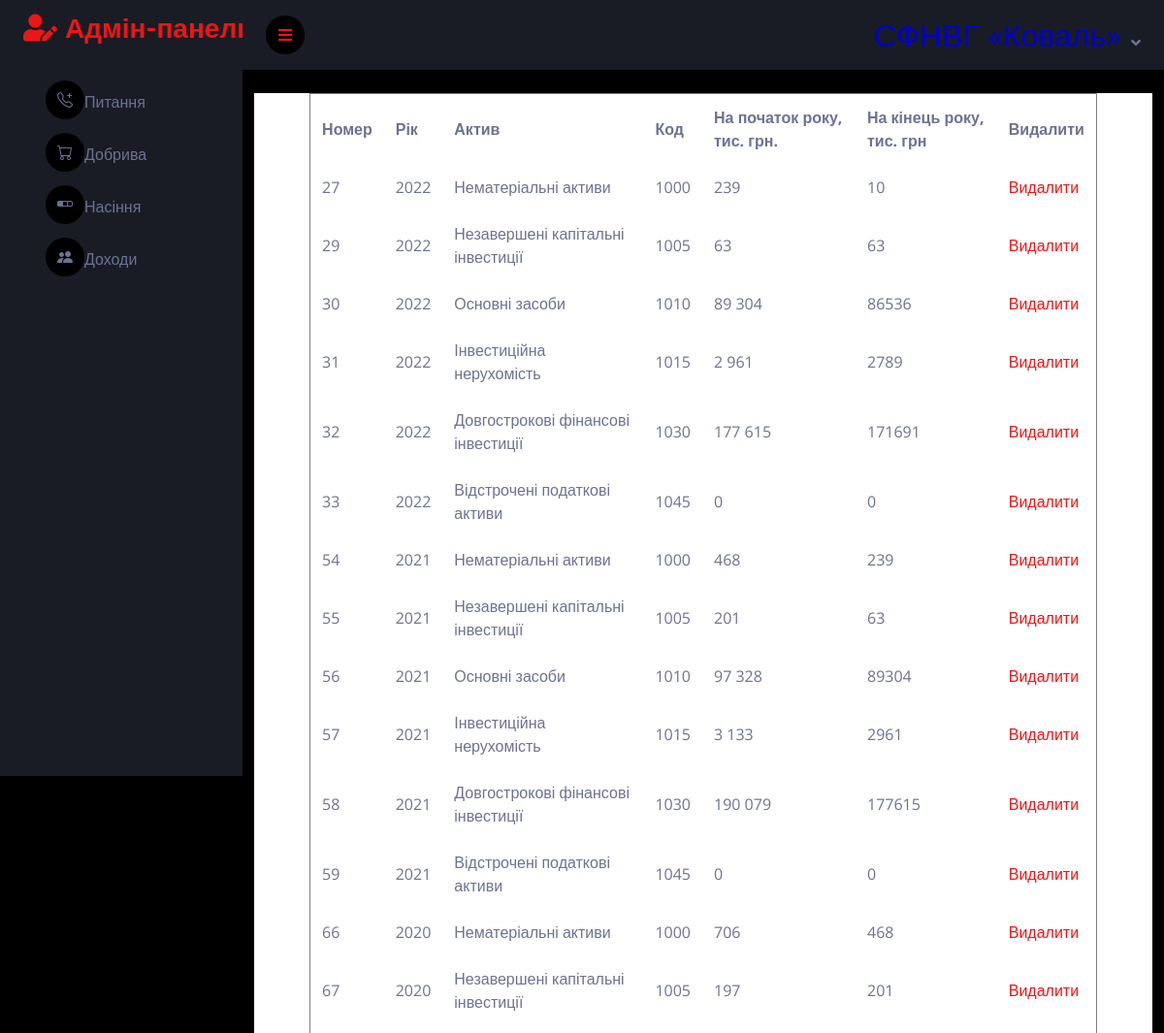
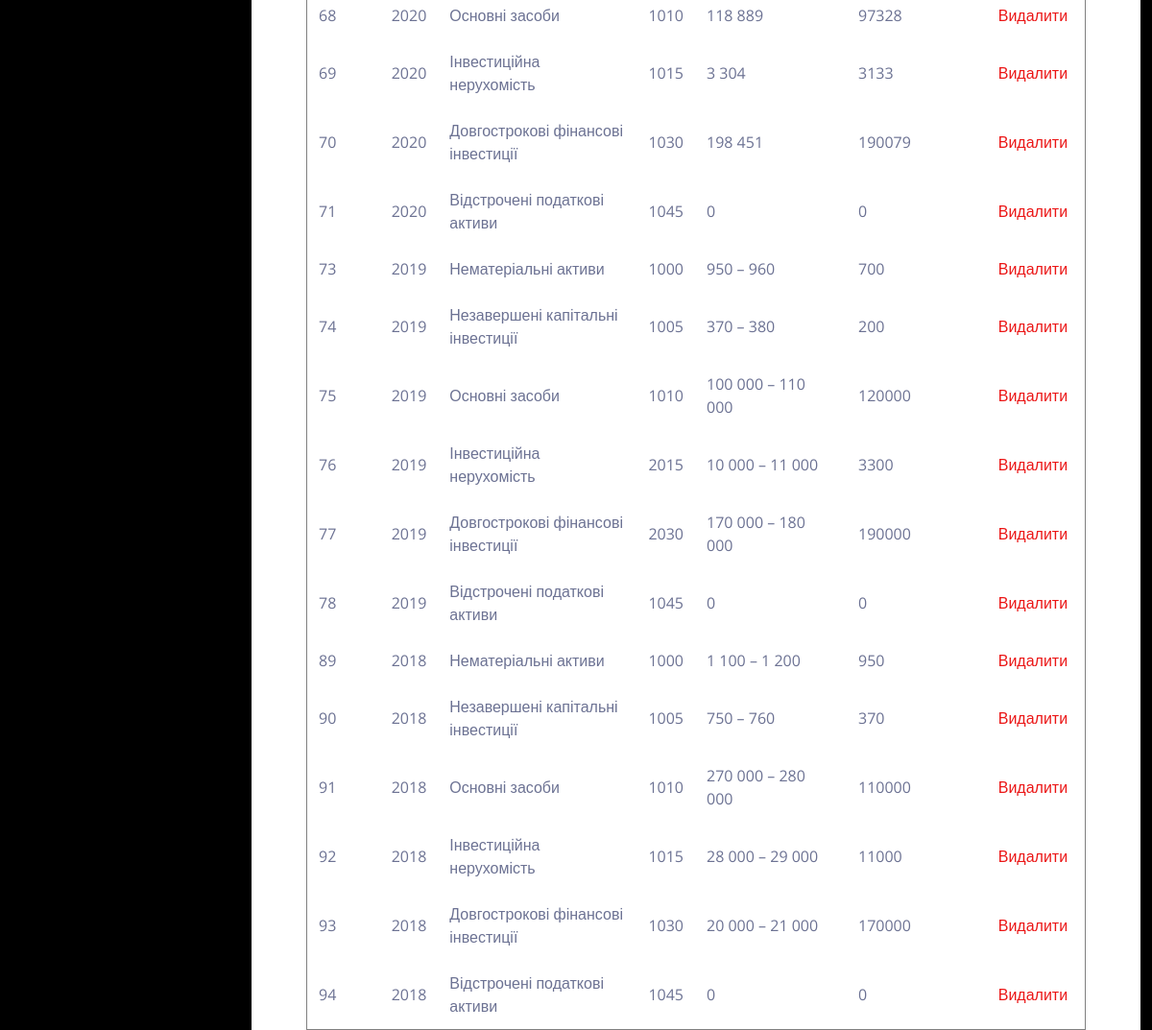
The app's page /admin/s_view.php (signed in) with its own data (2 pictures, top to bottom).
### tables this page shows
CREATE TABLE `salahkaro` (
  `id` bigint(12) NOT NULL,
  `category` varchar(50) NOT NULL,
  `city` varchar(50) NOT NULL,
  `hodo` varchar(50) NOT NULL,
  `name` varchar(50) NOT NULL,
  `phone` bigint(12) NOT NULL
);

### admin/s_view.php (the view)
<?php session_start();
if(isset($_SESSION['aid']))
{
 include "menu.php"; ?>
<div class="container-fluid pt-4 px-4">
                <div class="row g-4">
                    <div class="col-sm-6 col-xl-12" style="background-color: white;">
<table border=1 align="center" width=90% cellspacing="10" cellpadding="12">
		<tr>
			<th>Номер</th>
			<th>Рік</th>
			<th>Актив</th>
			<th>Код</th>
			<th>На початок року, тис. грн.</th>
			<th>На кінець року, тис. грн</th>
			<th>Видалити</th>
		</tr>
		<?php
			include "connection.php";
			$s = mysqli_query($con,"select * from salahkaro");
		while($r = mysqli_fetch_array($s))
		{
		?>
		<tr>
				<td><?php echo $r['id']; ?></td>
				<td><?php echo $r['category']; ?></td>
				<td><?php echo $r['city']; ?></td>
				<td><?php echo $r['hodo']; ?></td>
				<td><?php echo $r['name']; ?></td>
				<td><?php echo $r['phone']; ?></td>
				<td><a href="s_delete.php?i=<?php echo $r['id']; ?>">Видалити</a></td>
		</tr>
		<?php
			}
		?>
	</table>
</div>
</div>
</div>
<?php include "footer.php";
}
else
{
    header("location:index.php");
}
?>

### admin/css/style.css (style rules this page uses)
:root { --primary: #EB1616; --secondary: #191C24; --light: #6C7293; --dark: #000000; }

### records on screen
salahkaro: id "27", category "2022", city "Нематеріальні активи", hodo "1000", name "239", phone "10"
salahkaro: id "29", category "2022", city "Незавершені капітальні інвестиції", hodo "1005", name "63", phone "63"
salahkaro: id "30", category "2022", city "Основні засоби", hodo "1010", name "89 304", phone "86536"
salahkaro: id "31", category "2022", city "Інвестиційна нерухомість", hodo "1015", name "2 961", phone "2789"
salahkaro: id "32", category "2022", city "Довгострокові фінансові інвестиції", hodo "1030", name "177 615", phone "171691"
salahkaro: id "33", category "2022", city "Відстрочені податкові активи", hodo "1045", name "0", phone "0"
salahkaro: id "54", category "2021", city "Нематеріальні активи", hodo "1000", name "468", phone "239"
salahkaro: id "55", category "2021", city "Незавершені капітальні інвестиції", hodo "1005", name "201", phone "63"
salahkaro: id "56", category "2021", city "Основні засоби", hodo "1010", name "97 328", phone "89304"
salahkaro: id "57", category "2021", city "Інвестиційна нерухомість", hodo "1015", name "3 133", phone "2961"
salahkaro: id "58", category "2021", city "Довгострокові фінансові інвестиції", hodo "1030", name "190 079", phone "177615"
salahkaro: id "59", category "2021", city "Відстрочені податкові активи", hodo "1045", name "0", phone "0"
salahkaro: id "66", category "2020", city "Нематеріальні активи", hodo "1000", name "706", phone "468"
salahkaro: id "67", category "2020", city "Незавершені капітальні інвестиції", hodo "1005", name "197", phone "201"
salahkaro: id "68", category "2020", city "Основні засоби", hodo "1010", name "118 889", phone "97328"
salahkaro: id "69", category "2020", city "Інвестиційна нерухомість", hodo "1015", name "3 304", phone "3133"
salahkaro: id "70", category "2020", city "Довгострокові фінансові інвестиції", hodo "1030", name "198 451", phone "190079"
salahkaro: id "71", category "2020", city "Відстрочені податкові активи", hodo "1045", name "0", phone "0"
salahkaro: id "73", category "2019", city "Нематеріальні активи", hodo "1000", name "950 – 960", phone "700"
salahkaro: id "74", category "2019", city "Незавершені капітальні інвестиції", hodo "1005", name "370 – 380", phone "200"
salahkaro: id "75", category "2019", city "Основні засоби", hodo "1010", name "100 000 – 110 000", phone "120000"
salahkaro: id "76", category "2019", city "Інвестиційна нерухомість", hodo "2015", name "10 000 – 11 000", phone "3300"
salahkaro: id "77", category "2019", city "Довгострокові фінансові інвестиції", hodo "2030", name "170 000 – 180 000", phone "190000"
salahkaro: id "78", category "2019", city "Відстрочені податкові активи", hodo "1045", name "0", phone "0"
salahkaro: id "89", category "2018", city "Нематеріальні активи", hodo "1000", name "1 100 – 1 200", phone "950"
salahkaro: id "90", category "2018", city "Незавершені капітальні інвестиції", hodo "1005", name "750 – 760", phone "370"
salahkaro: id "91", category "2018", city "Основні засоби", hodo "1010", name "270 000 – 280 000", phone "110000"
salahkaro: id "92", category "2018", city "Інвестиційна нерухомість", hodo "1015", name "28 000 – 29 000", phone "11000"
salahkaro: id "93", category "2018", city "Довгострокові фінансові інвестиції", hodo "1030", name "20 000 – 21 000", phone "170000"
salahkaro: id "94", category "2018", city "Відстрочені податкові активи", hodo "1045", name "0", phone "0"
